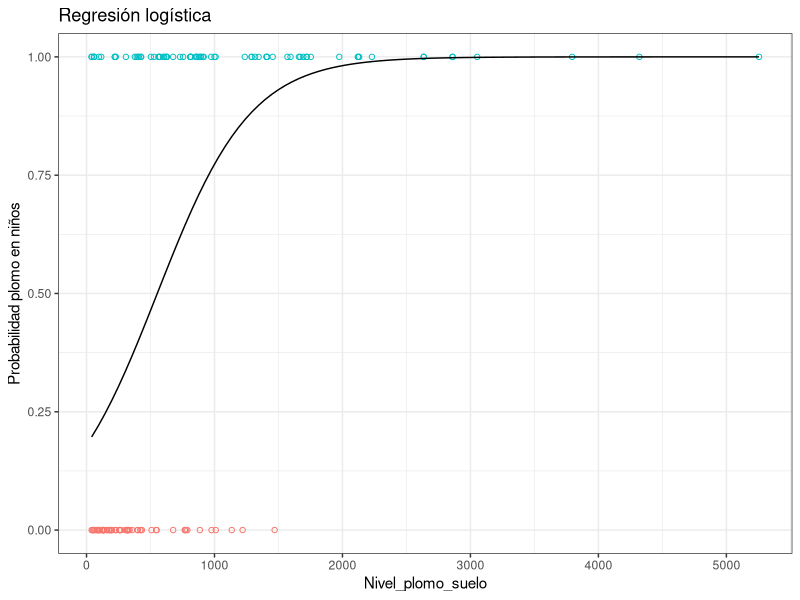
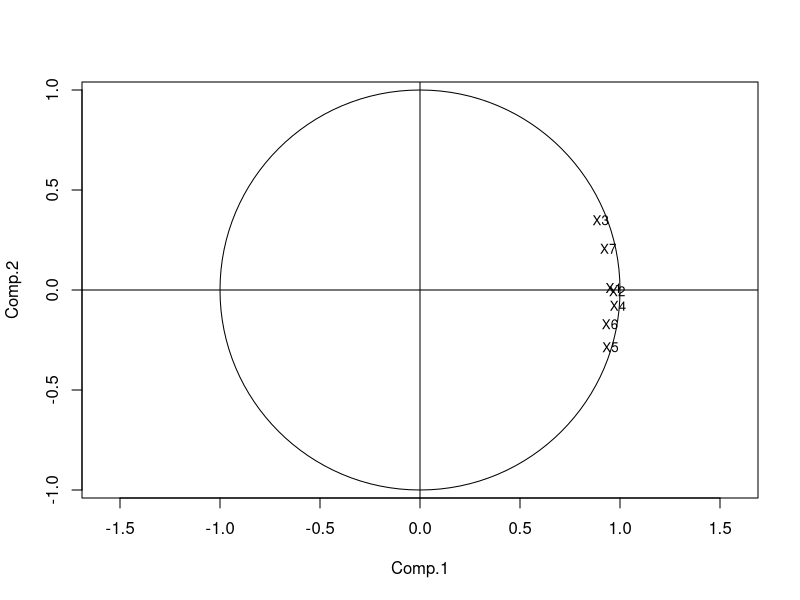
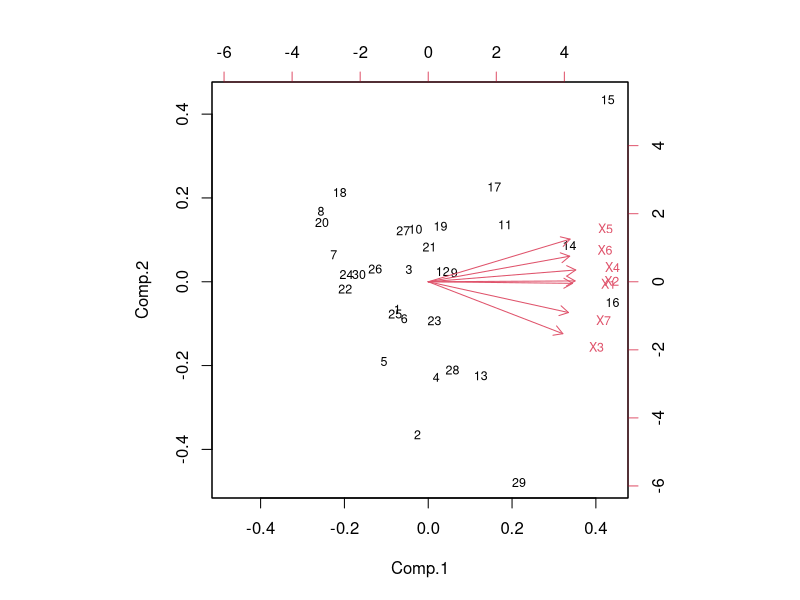
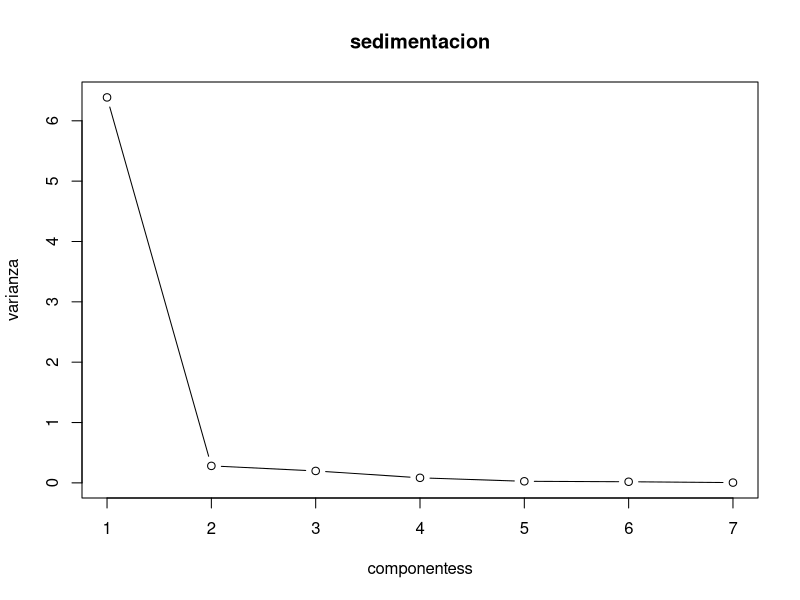
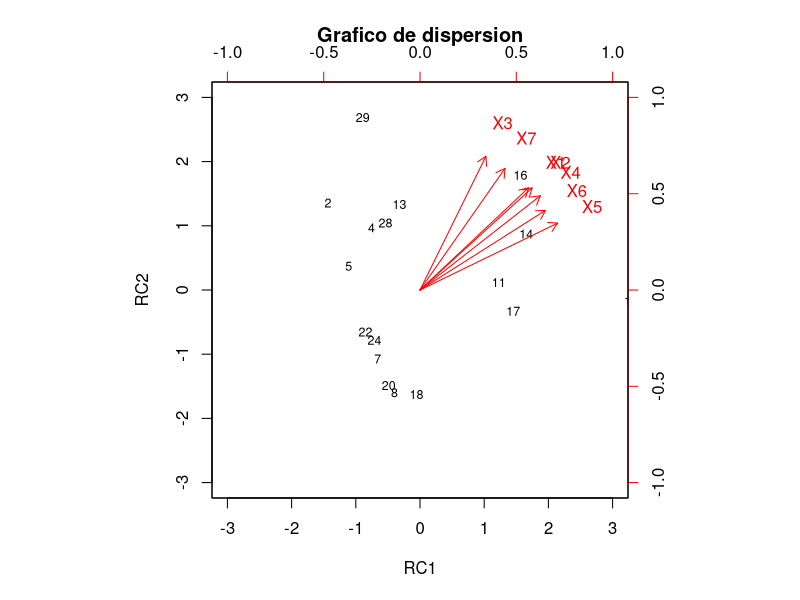
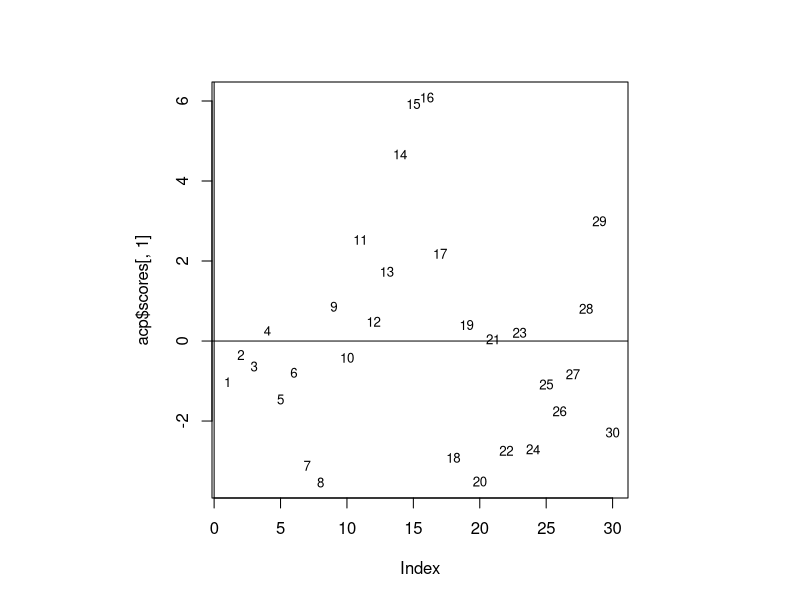

Write R code to recreate these figures, in order.
## ---- chunk 1
library(readxl)
datos = data.frame(read_excel("dataset_ejer1.xlsx"))
dim(datos)
head(datos)
## ---- chunk 2
# Crear la regresión logística
modelo_logistico = glm(
  Categoria_del_Individuo ~ Nivel_plomo_suelo,
  data = datos,
  family = binomial(link = "logit")
)
#modelo general
summary(modelo_logistico)

# Obtener la razón de grados de probabilidad
coeficientes = coef(modelo_logistico)
razon_encontrada = exp(coeficientes["Nivel_plomo_suelo"])
razon_encontrada
# Compara la razón de grados de probabilidad contra la que obtuvieron los autores (14.25)
razon_autores = 14.25
# Realizar la prueba de significancia
summary(modelo_logistico)$coefficients["Nivel_plomo_suelo", "Pr(>|z|)"]

## ---- chunk 3
library(ggplot2)
ggplot(data = datos, aes(x = Nivel_plomo_suelo, y = Categoria_del_Individuo)) +
  geom_point(aes(color = as.factor(Categoria_del_Individuo)), shape = 1) +
  stat_function(fun = function(x){predict(modelo_logistico,
                                          newdata = data.frame(Nivel_plomo_suelo = x),
                                          type = "response")}) +
  theme_bw() +
  labs(title = "Regresión logística",
       y = "Probabilidad plomo en niños") +
  theme(legend.position = "none")

## ---- chunk 4
r = cor(datos)
nab = 1-det(r)
nab
## ---- chunk 5
#codigo modelo 2 aqui
## ---- chunk 6
library(readxl)
olmos <- data.frame(read_excel("dataset_ejer_2.xlsx"))
dim(olmos)
head(olmos)
## ---- chunk 7
r = det(cor(olmos))
nab = 1-r
nab
## ---- chunk 8
# Análisis de componentes principales
acp = princomp(olmos, cor = TRUE)
summary(acp)
#grafico de cargas de las variables
vector_propios = acp$loadings
#cambio de signo
acp$loadings[,2] = -acp$loadings[,2]
acp$scores[,2] = -acp$scores[,2]
#correlacion entre las componentes y las variables
desviacion_stand = acp$sdev
correlacion = sweep(vector_propios[1:7,1:7],2, desviacion_stand, "*" )
round(correlacion,3)

## ---- chunk 9
#grafico de cargas de las variables
library(MASS)
eqscplot(correlacion[,1:2], xlim=c(-1,1), ylim=c(-1,1), type = "n")
abline(h=0,v=0)
text(correlacion[,1:2],labels=colnames(olmos),cex=0.8)
symbols(0,0,circles=1, inches=FALSE, add=TRUE)
biplot(acp, cex=0.75)
## ---- chunk 10
#Variable con mayor similitud
cor(olmos)
## ---- chunk 11
summary(acp)
## ---- chunk 12
#calculo de los valores propios
val_propios = acp$sdev^2
plot(1:7, val_propios, type= "b", xlab="componentess", ylab="varianza", 
main = "sedimentacion")
## ---- chunk 13
library(psych)
acp_varimax = principal(olmos, nfactors = 2, rotate = "varimax",scores = TRUE)
round(cor(olmos, acp_varimax$scores[,1:2]),3)#tabla de comunidades
biplot(acp_varimax, labels = rownames(olmos), cex= 0.75,  main = "Grafico de dispersion")
## ---- chunk 14
plot(acp$scores[,1], type= "n",)
abline(h=0, v= 0)
text(acp$scores[,1], 
labels= rownames(olmos), cex=0.8)
## ---- chunk 15
#para la variable X1
datos_regresion = data.frame(acp$scores[,1], olmos$X1)
names(datos_regresion) = c('cargasX1', 'datosX1')
model_X1 = lm(datos_regresion$datosX1~datos_regresion$cargasX1)  
summary(model_X1)
#para la varible X2
datos_regresion2 = data.frame(acp$scores[,1], olmos$X2)
names(datos_regresion2) = c('cargasX1', 'datosX2')
model_X2 = lm(datos_regresion2$datosX2~datos_regresion2$cargasX1)  
summary(model_X2)
## ---- chunk 16
library(readxl)
datos <- data.frame(read_excel("dataset_ejer_3.xlsx"))
dim(datos)
## ---- chunk 17
# Calcular la covarianza
covarianza <- cov(datos)
summary(covarianza)
## ---- chunk 18
# Calcular la matriz de correlación
correlacion <- cor(datos)
summary(correlacion)
## ---- chunk 19
# Calcular las distancias euclidianas
dist_euclidianas <- dist(datos, method="euclidean")
summary(dist_euclidianas)

# Calcular las distancias mahalanobis
dist_mahalanobis <- mahalanobis(datos,colMeans(datos),cov(datos))
summary(dist_mahalanobis)
## ---- chunk 20
cat('hola')
## ---- chunk 21
cat('hola')
